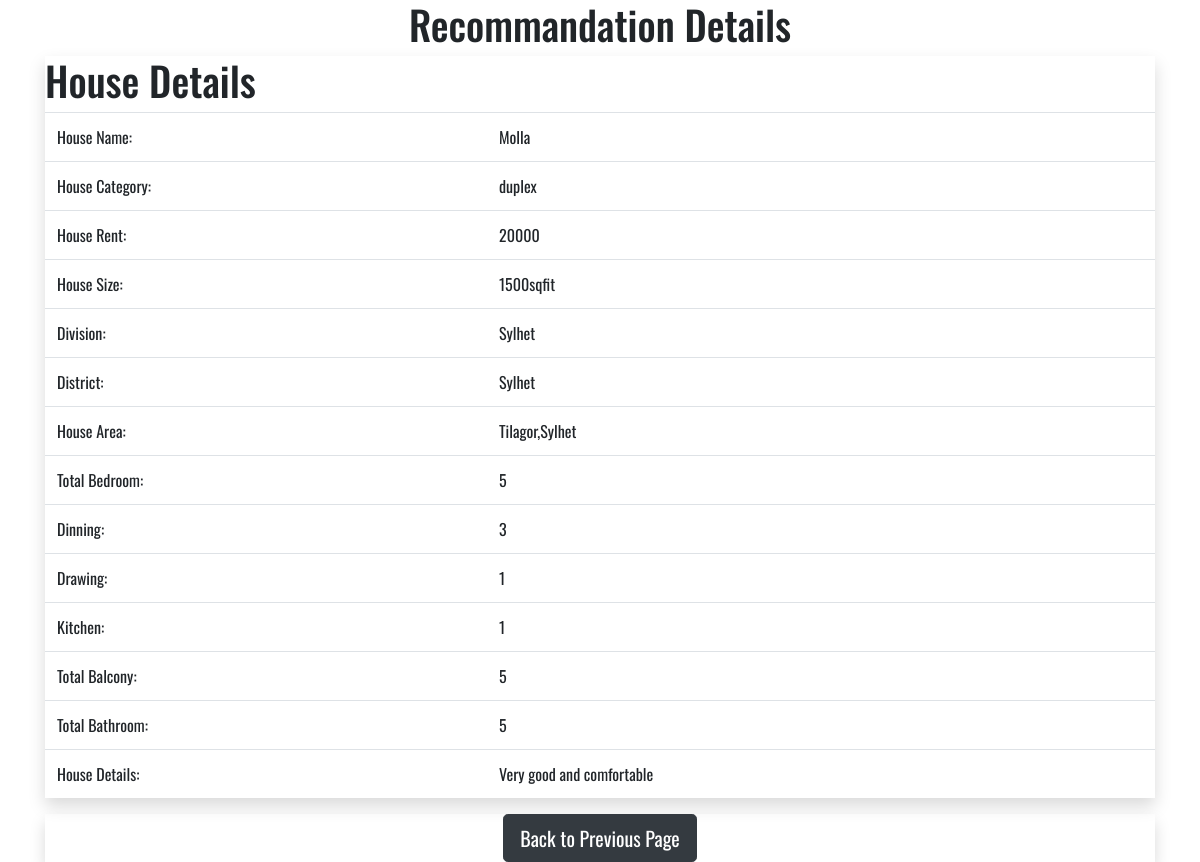
Screenshot of /recommandation_details/2 with the database file from the repository.
### houserental/models.py (models this page shows)
class ownerformfill(models.Model):
    ownername=models.CharField(max_length=100)
    email=models.EmailField()
    phn=models.IntegerField()
    housecategory=models.CharField(choices=HOUSE_CATEGORY, max_length=200)
    housename=models.CharField(max_length=100)
    houserent=models.PositiveIntegerField(default=0)
    img=models.ImageField(upload_to=fileimg, null=True, blank=True )
    imgidfont=models.ImageField(upload_to=fileimg, null=True, blank=True )
    imgidback=models.ImageField(upload_to=fileimg, null=True, blank=True )
    division=models.CharField(max_length=50)   #select dity pari nai..tai choices=DIVIDSION cut korlm
    district=models.CharField(max_length=100)
    area=models.CharField(max_length=250, verbose_name='Area', blank=True)
    housesize=models.CharField(max_length=100)
    bedroom=models.PositiveIntegerField(default=0)
    dinning=models.PositiveIntegerField(default=0)
    drawing=models.PositiveIntegerField(default=0)
    bathroom=models.PositiveIntegerField(default=0)
    kitchen=models.PositiveIntegerField(default=0)
    balcony=models.PositiveIntegerField(default=0)
    allinfo=models.CharField(max_length=100)
    class Meta:
        verbose_name = "Ownerformfill"
        verbose_name_plural = "Ownerformfill"

### houserental/views.py (the view)
# urls.py: path('recommandation_details/<str:pk>', views.recommandation_details, name="recommandation_details"),
def recommandation_details(request, pk):
    fe=ownerformfill.objects.get(id=pk)
    context={
        'fe':fe,
    }
    return render(request, 'recommandation_details.html', context)

### template/recommandation_details.html (shortened to what this page needs)
{%load static %}
<!DOCTYPE>
<html>
  <head>
<link rel="stylesheet" href="https://cdn.jsdelivr.net/npm/bootstrap@4.6.1/dist/css/bootstrap.min.css">
{%load static %}
<link rel="stylesheet" href="{% static 'css/style.css'%}">
<link rel="stylesheet" href="{% static 'css/base.css'%}">
<link rel="stylesheet" href="https://cdnjs.cloudflare.com/ajax/libs/font-awesome/6.0.0-beta2/css/all.min.css">
<link rel="stylesheet" href="https://unpkg.com/@trevoreyre/autocomplete-js/dist/style.css"/>
<link rel="stylesheet" href="https://ajax.googleapis.com/ajax/libs/jqueryui/1.11.4/themes/smoothness/jquery-ui.css">
</head>
<body>
<section>
<div class="container">
<h1 class="text-center" >Recommandation Details</h1>
    <div class="row-md-8 shadow center">
    <h1>House Details</h1>
    <table class="table table-hover">
            <tbody>
              <tr>
                <td>House Name:</td>
                <td>{{fe.housename}}</td>
              </tr>
              <tr>
                <td>House Category:</td>
                <td>{{fe.housecategory}}</td>
              </tr>
              <tr>
                <td>House Rent:</td>
                <td>{{fe.houserent}}</td>
              </tr>
              <tr>
                <td>House Size:</td>
                <td>{{fe.housesize}}</td>
              </tr>
              <tr>
                <td>Division:</td>
                <td>{{fe.division}}</td>
              </tr>
              <tr>
                <td>District:</td>
                <td>{{fe.district}}</td>
              </tr>
              <tr>
                <td>House Area:</td>
                <td>{{fe.area}}</td>
              </tr>
              <tr>
                <td>Total Bedroom:</td>
                <td>{{fe.bedroom}}</td>
              </tr>
              <tr>
                <td>Dinning:</td>
                <td>{{fe.dinning}}</td>
              </tr>
              <tr>
                <td>Drawing:</td>
                <td>{{fe.drawing}}</td>
              </tr>
              <tr>
                <td>Kitchen:</td>
                <td>{{fe.kitchen}}</td>
              </tr>
              <tr>
                <td>Total Balcony:</td>
                <td>{{fe.balcony}}</td>
              </tr>
              <tr>
                <td>Total Bathroom:</td>
                <td>{{fe.bathroom}}</td>
              </tr>
              <tr>
                <td>House Details:</td>
                <td>{{fe.allinfo}}</td>
              </tr>
        </tbody>
        </table>
</div>
      <div class="row-bg shadow text-center">
        <button type="button" class="btn btn-dark btn-lg">
          <a style="color:white" href="{% url 'homedetails' fe.pk %}">Back to Previous Page</a>
        </button>
      </div>
    </div>
    </section>
      </body>
    </html>

### static/css/style.css (style rules this page uses)
* { font-family: 'Bebas Neue', cursive; font-family: 'Oswald', sans-serif; }

### rows the page displays
ownerformfill: housename "Molla", housecategory "duplex", houserent "20000", housesize "1500sqfit", division "Sylhet", district "Sylhet", area "Tilagor,Sylhet", bedroom "5", dinning "3", drawing "1", kitchen "1", balcony "5", bathroom "5", allinfo "Very good and comfortable"
